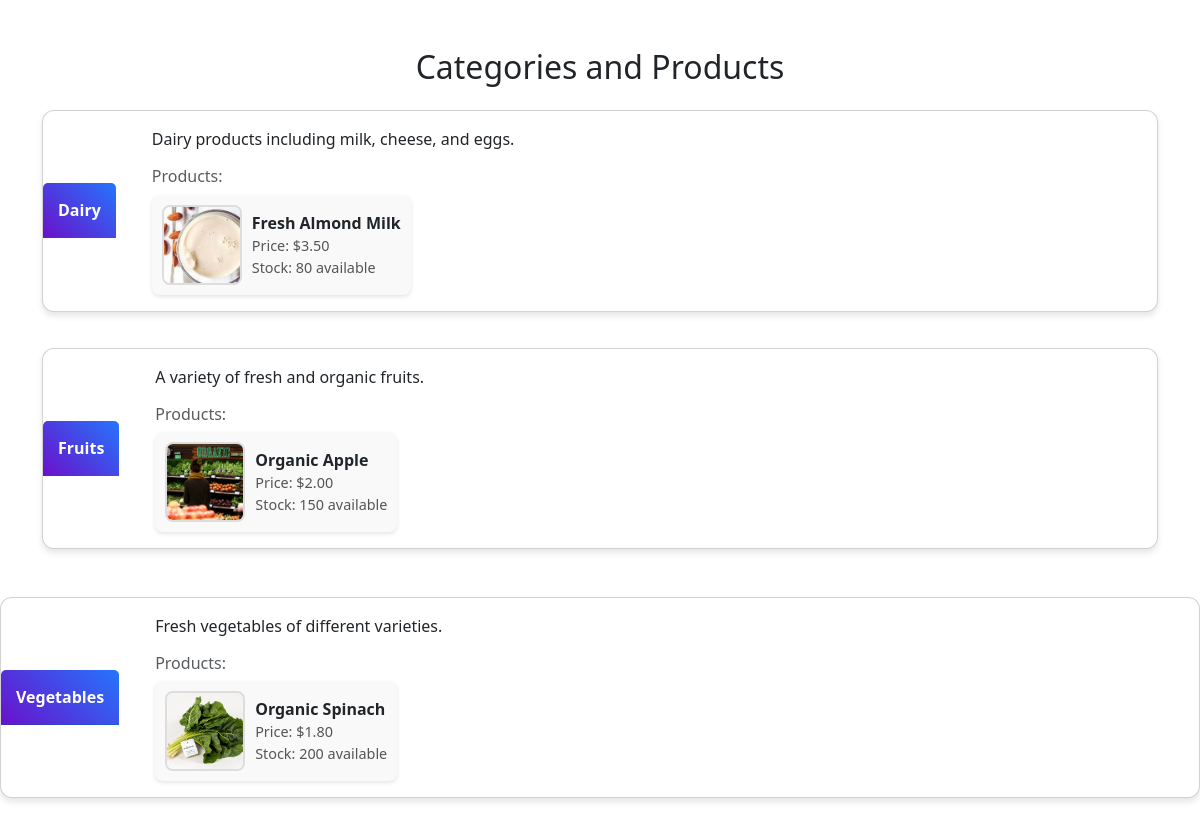
The app's page /category.php with its own data.
### tables this page shows
CREATE TABLE Products (
    ProductID INT AUTO_INCREMENT PRIMARY KEY,
    ProductName VARCHAR(255) NOT NULL,
    Category VARCHAR(255) NOT NULL,
    Price DECIMAL(10, 2) NOT NULL,
    StockLevel INT NOT NULL,
    ImagePath VARCHAR(255) NOT NULL,
    SupplierID INT,
    CategoryID INT,
    PromotionID INT,
    FOREIGN KEY (SupplierID) REFERENCES Suppliers(SupplierID) 
        ON DELETE CASCADE 
        ON UPDATE CASCADE,
    FOREIGN KEY (CategoryID) REFERENCES Categories(CategoryID) 
        ON DELETE CASCADE 
        ON UPDATE CASCADE,
    FOREIGN KEY (PromotionID) REFERENCES Promotions(PromotionID) 
        ON DELETE SET NULL 
        ON UPDATE CASCADE
);

CREATE TABLE Categories (
    CategoryID INT AUTO_INCREMENT PRIMARY KEY,
    CategoryName VARCHAR(255) NOT NULL,
    Description TEXT
);

### category.php (the view, shortened to what this page needs)
<?php
include('connect.php');
$sql = "SELECT c.CategoryID, c.CategoryName, c.Description, p.ProductName, p.Price, p.StockLevel, p.ImagePath
        FROM Categories c
        LEFT JOIN Products p ON c.CategoryID = p.CategoryID  -- Join by CategoryID
        ORDER BY c.CategoryName";
$result = $conn->query($sql);
?>
<!DOCTYPE html>
<html lang="en">
<head>
    <link href="https://cdn.jsdelivr.net/npm/bootstrap@5.3.0/dist/css/bootstrap.min.css" rel="stylesheet">
</head>
<body>
<div class="container my-5">
    <h2 class="text-center mb-4">Categories and Products</h2>
    <div class="row">
        <?php if ($result->num_rows > 0): ?>
            <?php
            $currentCategory = "";
            while ($row = $result->fetch_assoc()):
                if ($currentCategory != $row['CategoryName']):
                    if ($currentCategory != "") echo "</div>";
                    $currentCategory = $row['CategoryName'];
            ?>
                    <div class="col-12 mb-3">
                        <div class="card category-card">
                            <div class="horizontal-card">
                                <div class="card-header">
                                    <?= htmlspecialchars($row['CategoryName']); ?>
                                </div>
                                <div class="card-content p-3">
                                    <p><?= htmlspecialchars($row['Description']); ?></p>
                                    <h6 class="text-muted">Products:</h6>
                                    <?php if ($row['ProductName']): ?>
                                        <div class="product-list">
                                            <div class="product-list-item">
                                                <img src="<?= htmlspecialchars($row['ImagePath']); ?>" alt="<?= htmlspecialchars($row['ProductName']); ?>" class="product-img">
                                                <div>
                                                    <strong><?= htmlspecialchars($row['ProductName']); ?></strong>
                                                    <div class="product-info">
                                                        Price: $<?= number_format($row['Price'], 2); ?><br>
                                                        Stock: <?= htmlspecialchars($row['StockLevel']); ?> available
                                                    </div>
                                                </div>
                                            </div>
                                        </div>
                                    <?php else: ?>
                                        <p class="no-products">No products available in this category.</p>
                                    <?php endif; ?>
                                </div>
                            </div>
                        </div>
                    </div>
            <?php
                endif;
            endwhile;
            ?>
        <?php else: ?>
            <p class="text-center">No categories or products found.</p>
        <?php endif; ?>
</body>
</html>

### category.php (style rules this page uses)
.category-card { margin-bottom: 20px; border-radius: 12px; overflow: hidden; box-shadow: 0 4px 6px rgba(0, 0, 0, 0.1); transition: transform 0.3s ease, box-shadow 0.3s ease; }
.card-header { background: linear-gradient(45deg, #6a11cb, #2575fc); color: #fff; font-weight: bold; padding: 15px; }
.product-img { width: 80px; height: 80px; object-fit: cover; border-radius: 8px; border: 2px solid #ddd; }
.product-info { font-size: 0.9rem; color: #555; }
.horizontal-card { display: flex; flex-direction: row; align-items: center; gap: 20px; }
.card-content { flex: 1; }
.product-list { display: flex; flex-wrap: wrap; gap: 10px; }
.product-list-item { display: flex; align-items: center; gap: 10px; background-color: #f9f9f9; padding: 10px; border-radius: 8px; box-shadow: 0 2px 4px rgba(0, 0, 0, 0.1); }

### records on screen
products: CategoryID.CategoryName "Dairy", CategoryID.Description "Dairy products including milk, cheese, and eggs.", ImagePath (picture), ProductName "Fresh Almond Milk", Price "3.50", StockLevel "80"
products: CategoryID.CategoryName "Fruits", CategoryID.Description "A variety of fresh and organic fruits.", ImagePath (picture), ProductName "Organic Apple", Price "2.00", StockLevel "150"
products: CategoryID.CategoryName "Vegetables", CategoryID.Description "Fresh vegetables of different varieties.", ImagePath (picture), ProductName "Organic Spinach", Price "1.80", StockLevel "200"
